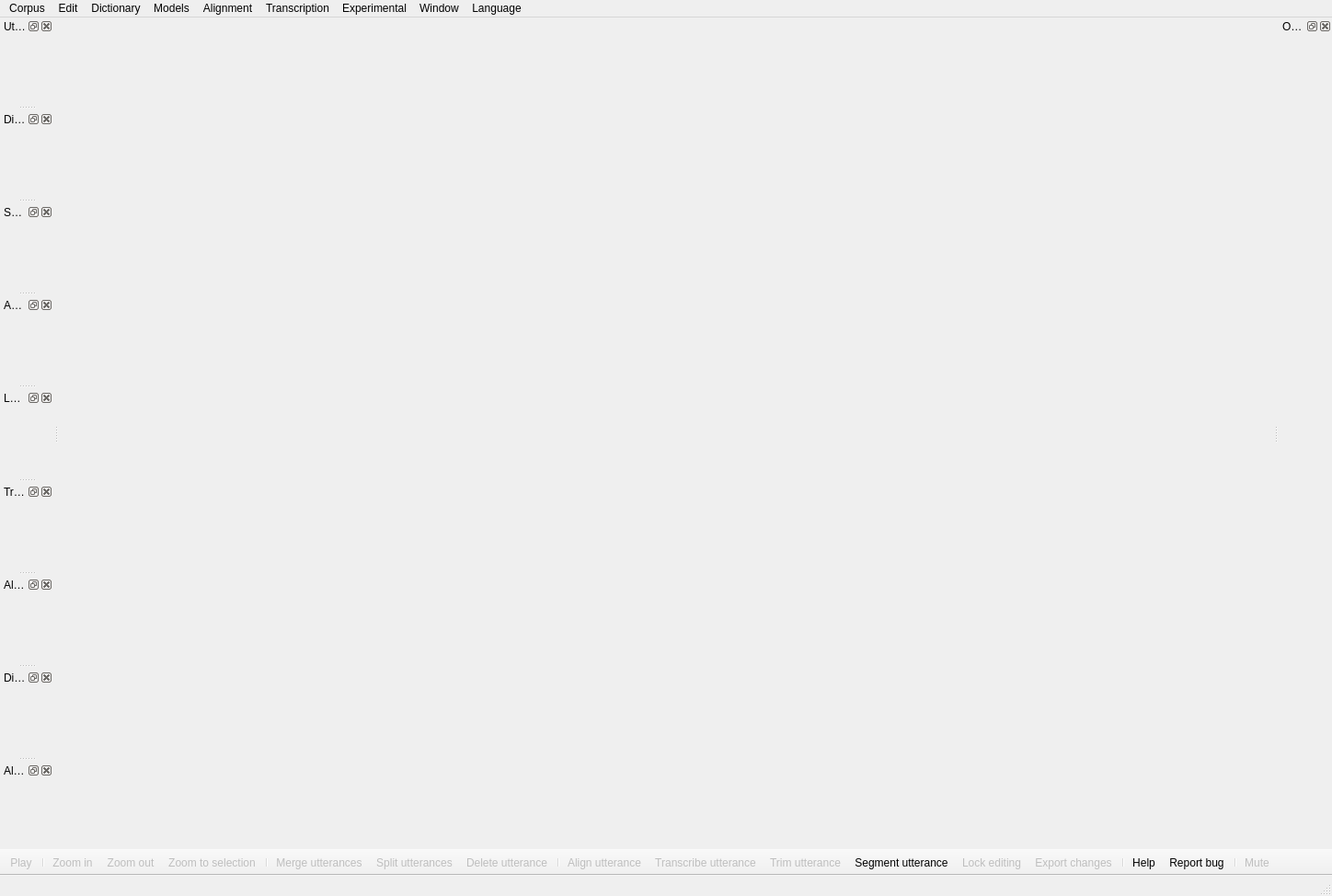
<?xml version="1.0" encoding="UTF-8"?>
<ui version="4.0">
 <class>MainWindow</class>
 <widget class="QMainWindow" name="MainWindow">
  <property name="geometry">
   <rect>
    <x>0</x>
    <y>0</y>
    <width>1448</width>
    <height>974</height>
   </rect>
  </property>
  <property name="windowTitle">
   <string>MFA Anchor</string>
  </property>
  <property name="windowIcon">
   <iconset resource="resources.qrc">
    <normaloff>:/anchor-yellow.svg</normaloff>:/anchor-yellow.svg</iconset>
  </property>
  <property name="styleSheet">
   <string notr="true"/>
  </property>
  <property name="animated">
   <bool>true</bool>
  </property>
  <property name="documentMode">
   <bool>false</bool>
  </property>
  <property name="dockOptions">
   <set>QMainWindow::AllowTabbedDocks|QMainWindow::AnimatedDocks|QMainWindow::ForceTabbedDocks|QMainWindow::VerticalTabs</set>
  </property>
  <widget class="QWidget" name="centralwidget">
   <layout class="QVBoxLayout" name="verticalLayout_4">
    <property name="spacing">
     <number>0</number>
    </property>
    <property name="leftMargin">
     <number>0</number>
    </property>
    <property name="topMargin">
     <number>0</number>
    </property>
    <property name="rightMargin">
     <number>0</number>
    </property>
    <property name="bottomMargin">
     <number>0</number>
    </property>
    <item>
     <widget class="UtteranceDetailWidget" name="utteranceDetailWidget" native="true"/>
    </item>
    <item>
     <widget class="TitleScreen" name="titleScreen" native="true"/>
    </item>
    <item>
     <widget class="LoadingScreen" name="loadingScreen" native="true"/>
    </item>
   </layout>
  </widget>
  <widget class="QMenuBar" name="menubar">
   <property name="geometry">
    <rect>
     <x>0</x>
     <y>0</y>
     <width>1448</width>
     <height>21</height>
    </rect>
   </property>
   <widget class="QMenu" name="menuCorpus">
    <property name="title">
     <string>Corpus</string>
    </property>
    <widget class="QMenu" name="loadRecentCorpusMenu">
     <property name="title">
      <string>Load a recent corpus</string>
     </property>
     <addaction name="separator"/>
    </widget>
    <addaction name="loadCorpusAct"/>
    <addaction name="loadRecentCorpusMenu"/>
    <addaction name="openCorpusManagerAct"/>
    <addaction name="separator"/>
    <addaction name="reloadCorpusAct"/>
    <addaction name="exportFilesAct"/>
    <addaction name="separator"/>
    <addaction name="closeCurrentCorpusAct"/>
    <addaction name="separator"/>
    <addaction name="separator"/>
    <addaction name="exitAct"/>
    <addaction name="separator"/>
   </widget>
   <widget class="QMenu" name="menuEdit">
    <property name="title">
     <string>Edit</string>
    </property>
    <addaction name="changeTemporaryDirectoryAct"/>
    <addaction name="openPreferencesAct"/>
    <addaction name="separator"/>
    <addaction name="lockEditAct"/>
   </widget>
   <widget class="QMenu" name="menuDictionary">
    <property name="title">
     <string>Dictionary</string>
    </property>
    <widget class="QMenu" name="mfaDictionaryMenu">
     <property name="title">
      <string>Load a saved dictionary</string>
     </property>
     <addaction name="separator"/>
    </widget>
    <widget class="QMenu" name="menuDownload_dictionary">
     <property name="title">
      <string>Download dictionary</string>
     </property>
     <addaction name="separator"/>
    </widget>
    <addaction name="loadDictionaryAct"/>
    <addaction name="mfaDictionaryMenu"/>
    <addaction name="menuDownload_dictionary"/>
    <addaction name="separator"/>
    <addaction name="saveDictionaryAct"/>
    <addaction name="revertDictionaryAct"/>
    <addaction name="closeDictionaryAct"/>
   </widget>
   <widget class="QMenu" name="menuWindow">
    <property name="title">
     <string>Window</string>
    </property>
   </widget>
   <widget class="QMenu" name="menuModels">
    <property name="title">
     <string>Models</string>
    </property>
    <widget class="QMenu" name="acousticModelMenu">
     <property name="title">
      <string>Load acoustic model</string>
     </property>
     <addaction name="loadAcousticModelAct"/>
     <addaction name="separator"/>
    </widget>
    <widget class="QMenu" name="g2pMenu">
     <property name="title">
      <string>Load G2P model</string>
     </property>
     <addaction name="loadG2PModelAct"/>
     <addaction name="separator"/>
    </widget>
    <widget class="QMenu" name="ivectorExtractorMenu">
     <property name="title">
      <string>Load ivector extractor</string>
     </property>
     <addaction name="loadIvectorExtractorAct"/>
     <addaction name="separator"/>
    </widget>
    <widget class="QMenu" name="languageModelMenu">
     <property name="title">
      <string>Load language model</string>
     </property>
     <addaction name="loadLanguageModelAct"/>
     <addaction name="separator"/>
    </widget>
    <widget class="QMenu" name="menuDownload_acoustic_model">
     <property name="title">
      <string>Download acoustic model</string>
     </property>
     <addaction name="separator"/>
    </widget>
    <widget class="QMenu" name="menuDownload_ivector_extractor">
     <property name="title">
      <string>Download ivector extractor</string>
     </property>
     <addaction name="separator"/>
    </widget>
    <widget class="QMenu" name="menuDownload_language_model">
     <property name="title">
      <string>Download language model</string>
     </property>
     <addaction name="separator"/>
    </widget>
    <widget class="QMenu" name="menuDownload_G2P_model">
     <property name="title">
      <string>Download G2P model</string>
     </property>
     <addaction name="separator"/>
    </widget>
    <widget class="QMenu" name="vadModelMenu">
     <property name="title">
      <string>Load VAD model</string>
     </property>
     <addaction name="speechbrainVadAct"/>
     <addaction name="kaldiVadAct"/>
    </widget>
    <addaction name="acousticModelMenu"/>
    <addaction name="menuDownload_acoustic_model"/>
    <addaction name="closeAcousticModelAct"/>
    <addaction name="separator"/>
    <addaction name="g2pMenu"/>
    <addaction name="menuDownload_G2P_model"/>
    <addaction name="closeG2PAct"/>
    <addaction name="separator"/>
    <addaction name="languageModelMenu"/>
    <addaction name="menuDownload_language_model"/>
    <addaction name="closeLanguageModelAct"/>
    <addaction name="separator"/>
    <addaction name="ivectorExtractorMenu"/>
    <addaction name="menuDownload_ivector_extractor"/>
    <addaction name="closeIvectorExtractorAct"/>
    <addaction name="separator"/>
    <addaction name="vadModelMenu"/>
   </widget>
   <widget class="QMenu" name="menuAlignment">
    <property name="title">
     <string>Alignment</string>
    </property>
    <addaction name="loadReferenceAlignmentsAct"/>
    <addaction name="selectMappingFileAct"/>
    <addaction name="evaluateAlignmentsAct"/>
   </widget>
   <widget class="QMenu" name="menuTranscription">
    <property name="title">
     <string>Transcription</string>
    </property>
    <addaction name="transcribeCorpusAct"/>
   </widget>
   <widget class="QMenu" name="menuExperimental">
    <property name="title">
     <string>Experimental</string>
    </property>
    <addaction name="find_duplicates_action"/>
    <addaction name="cluster_utterances_action"/>
    <addaction name="classify_speakers_action"/>
   </widget>
   <widget class="QMenu" name="menuLanguage">
    <property name="title">
     <string>Language</string>
    </property>
   </widget>
   <addaction name="menuCorpus"/>
   <addaction name="menuEdit"/>
   <addaction name="menuDictionary"/>
   <addaction name="menuModels"/>
   <addaction name="menuAlignment"/>
   <addaction name="menuTranscription"/>
   <addaction name="menuExperimental"/>
   <addaction name="menuWindow"/>
   <addaction name="menuLanguage"/>
  </widget>
  <widget class="QStatusBar" name="statusbar"/>
  <widget class="QDockWidget" name="utteranceDockWidget">
   <property name="features">
    <set>QDockWidget::DockWidgetClosable|QDockWidget::DockWidgetFloatable|QDockWidget::DockWidgetMovable</set>
   </property>
   <property name="windowTitle">
    <string>Utterances</string>
   </property>
   <attribute name="dockWidgetArea">
    <number>1</number>
   </attribute>
   <widget class="UtteranceListWidget" name="utteranceListWidget"/>
  </widget>
  <widget class="QDockWidget" name="dictionaryDockWidget">
   <property name="windowTitle">
    <string>Dictionary</string>
   </property>
   <attribute name="dockWidgetArea">
    <number>1</number>
   </attribute>
   <widget class="DictionaryWidget" name="dictionaryWidget"/>
  </widget>
  <widget class="QDockWidget" name="speakerDockWidget">
   <property name="windowTitle">
    <string>Speakers</string>
   </property>
   <attribute name="dockWidgetArea">
    <number>1</number>
   </attribute>
   <widget class="SpeakerWidget" name="speakerWidget"/>
  </widget>
  <widget class="QToolBar" name="toolBar">
   <property name="enabled">
    <bool>true</bool>
   </property>
   <property name="sizePolicy">
    <sizepolicy hsizetype="Preferred" vsizetype="Fixed">
     <horstretch>1</horstretch>
     <verstretch>0</verstretch>
    </sizepolicy>
   </property>
   <property name="acceptDrops">
    <bool>false</bool>
   </property>
   <property name="windowTitle">
    <string>toolBar</string>
   </property>
   <property name="movable">
    <bool>false</bool>
   </property>
   <property name="allowedAreas">
    <set>Qt::BottomToolBarArea</set>
   </property>
   <property name="iconSize">
    <size>
     <width>25</width>
     <height>25</height>
    </size>
   </property>
   <property name="floatable">
    <bool>false</bool>
   </property>
   <attribute name="toolBarArea">
    <enum>BottomToolBarArea</enum>
   </attribute>
   <attribute name="toolBarBreak">
    <bool>false</bool>
   </attribute>
   <addaction name="playAct"/>
   <addaction name="separator"/>
   <addaction name="zoomInAct"/>
   <addaction name="zoomOutAct"/>
   <addaction name="zoomToSelectionAct"/>
   <addaction name="separator"/>
   <addaction name="mergeUtterancesAct"/>
   <addaction name="splitUtterancesAct"/>
   <addaction name="deleteUtterancesAct"/>
   <addaction name="separator"/>
   <addaction name="alignUtteranceAct"/>
   <addaction name="transcribeUtteranceAct"/>
   <addaction name="trimUtteranceAct"/>
   <addaction name="segmentUtteranceAct"/>
   <addaction name="lockEditAct"/>
   <addaction name="exportFilesAct"/>
   <addaction name="separator"/>
   <addaction name="getHelpAct"/>
   <addaction name="reportBugAct"/>
   <addaction name="separator"/>
   <addaction name="muteAct"/>
  </widget>
  <widget class="QDockWidget" name="acousticModelDockWidget">
   <property name="windowTitle">
    <string>Acoustic model</string>
   </property>
   <attribute name="dockWidgetArea">
    <number>1</number>
   </attribute>
   <widget class="AcousticModelWidget" name="acousticModelWidget"/>
  </widget>
  <widget class="QDockWidget" name="languageModelDockWidget">
   <property name="windowTitle">
    <string>Language model</string>
   </property>
   <attribute name="dockWidgetArea">
    <number>1</number>
   </attribute>
   <widget class="LanguageModelWidget" name="languageModelWidget"/>
  </widget>
  <widget class="QDockWidget" name="transcriptionDockWidget">
   <property name="windowTitle">
    <string>Transcription</string>
   </property>
   <attribute name="dockWidgetArea">
    <number>1</number>
   </attribute>
   <widget class="TranscriberWidget" name="transcriptionWidget"/>
  </widget>
  <widget class="QDockWidget" name="alignmentDockWidget">
   <property name="enabled">
    <bool>true</bool>
   </property>
   <property name="allowedAreas">
    <set>Qt::AllDockWidgetAreas</set>
   </property>
   <property name="windowTitle">
    <string>Alignment</string>
   </property>
   <attribute name="dockWidgetArea">
    <number>1</number>
   </attribute>
   <widget class="AlignmentWidget" name="alignmentWidget"/>
  </widget>
  <widget class="QDockWidget" name="oovDockWidget">
   <property name="windowTitle">
    <string>OOVs</string>
   </property>
   <attribute name="dockWidgetArea">
    <number>2</number>
   </attribute>
   <widget class="OovWidget" name="oovWidget"/>
  </widget>
  <widget class="QDockWidget" name="diarizationDockWidget">
   <property name="windowTitle">
    <string>Diarization</string>
   </property>
   <attribute name="dockWidgetArea">
    <number>1</number>
   </attribute>
   <widget class="DiarizationWidget" name="diarizationWidget"/>
  </widget>
  <widget class="QDockWidget" name="alignmentAnalysisDockWidget">
   <property name="windowTitle">
    <string>Alignment analysis</string>
   </property>
   <attribute name="dockWidgetArea">
    <number>1</number>
   </attribute>
   <widget class="AlignmentAnalysisWidget" name="alignmentAnalysisWidget"/>
  </widget>
  <action name="loadCorpusAct">
   <property name="text">
    <string>Load a corpus</string>
   </property>
  </action>
  <action name="closeCurrentCorpusAct">
   <property name="enabled">
    <bool>false</bool>
   </property>
   <property name="text">
    <string>Close current corpus</string>
   </property>
  </action>
  <action name="changeTemporaryDirectoryAct">
   <property name="text">
    <string>Change temporary directory</string>
   </property>
  </action>
  <action name="openPreferencesAct">
   <property name="text">
    <string>Preferences...</string>
   </property>
  </action>
  <action name="loadDictionaryAct">
   <property name="text">
    <string>Choose a dictionary...</string>
   </property>
  </action>
  <action name="loadAcousticModelAct">
   <property name="text">
    <string>Choose a model...</string>
   </property>
  </action>
  <action name="loadG2PModelAct">
   <property name="text">
    <string>Choose a model...</string>
   </property>
  </action>
  <action name="playAct">
   <property name="checkable">
    <bool>true</bool>
   </property>
   <property name="enabled">
    <bool>false</bool>
   </property>
   <property name="icon">
    <iconset theme="media-playback-start"/>
   </property>
   <property name="text">
    <string>Play</string>
   </property>
   <property name="autoRepeat">
    <bool>false</bool>
   </property>
  </action>
  <action name="muteAct">
   <property name="checkable">
    <bool>true</bool>
   </property>
   <property name="enabled">
    <bool>false</bool>
   </property>
   <property name="icon">
    <iconset theme="audio-volume-muted"/>
   </property>
   <property name="text">
    <string>Mute</string>
   </property>
  </action>
  <action name="zoomInAct">
   <property name="enabled">
    <bool>false</bool>
   </property>
   <property name="icon">
    <iconset theme="zoom-in"/>
   </property>
   <property name="text">
    <string>Zoom in</string>
   </property>
   <property name="shortcut">
    <string>Ctrl+I</string>
   </property>
  </action>
  <action name="zoomOutAct">
   <property name="enabled">
    <bool>false</bool>
   </property>
   <property name="icon">
    <iconset theme="zoom-out"/>
   </property>
   <property name="text">
    <string>Zoom out</string>
   </property>
   <property name="shortcut">
    <string>Ctrl+O</string>
   </property>
  </action>
  <action name="mergeUtterancesAct">
   <property name="enabled">
    <bool>false</bool>
   </property>
   <property name="icon">
    <iconset theme="format-justify-center"/>
   </property>
   <property name="text">
    <string>Merge utterances</string>
   </property>
   <property name="shortcut">
    <string>Ctrl+M</string>
   </property>
  </action>
  <action name="splitUtterancesAct">
   <property name="enabled">
    <bool>false</bool>
   </property>
   <property name="icon">
    <iconset theme="format-justify-fill"/>
   </property>
   <property name="text">
    <string>Split utterances</string>
   </property>
  </action>
  <action name="deleteUtterancesAct">
   <property name="enabled">
    <bool>false</bool>
   </property>
   <property name="icon">
    <iconset theme="edit-delete"/>
   </property>
   <property name="text">
    <string>Delete utterance</string>
   </property>
   <property name="shortcut">
    <string>Del</string>
   </property>
  </action>
  <action name="revertDictionaryAct">
   <property name="enabled">
    <bool>false</bool>
   </property>
   <property name="icon">
    <iconset theme="edit-book-undo"/>
   </property>
   <property name="text">
    <string>Revert dictionary changes</string>
   </property>
  </action>
  <action name="addSpeakerAct">
   <property name="enabled">
    <bool>false</bool>
   </property>
   <property name="icon">
    <iconset theme="contact-new"/>
   </property>
   <property name="text">
    <string>Add new speaker</string>
   </property>
  </action>
  <action name="getHelpAct">
   <property name="icon">
    <iconset theme="help-about"/>
   </property>
   <property name="text">
    <string>Help</string>
   </property>
  </action>
  <action name="reportBugAct">
   <property name="icon">
    <iconset theme="mail-forward"/>
   </property>
   <property name="text">
    <string>Report bug</string>
   </property>
  </action>
  <action name="exitAct">
   <property name="icon">
    <iconset theme="process-stop"/>
   </property>
   <property name="text">
    <string>Exit</string>
   </property>
  </action>
  <action name="cancelCorpusLoadAct">
   <property name="icon">
    <iconset theme="process-stop"/>
   </property>
   <property name="text">
    <string>Cancel loading corpus</string>
   </property>
  </action>
  <action name="loadIvectorExtractorAct">
   <property name="text">
    <string>Choose a model...</string>
   </property>
  </action>
  <action name="loadLanguageModelAct">
   <property name="text">
    <string>Choose a model...</string>
   </property>
  </action>
  <action name="panLeftAct">
   <property name="enabled">
    <bool>false</bool>
   </property>
   <property name="icon">
    <iconset theme="media-seek-backward"/>
   </property>
   <property name="text">
    <string>Pan left</string>
   </property>
  </action>
  <action name="panRightAct">
   <property name="enabled">
    <bool>false</bool>
   </property>
   <property name="icon">
    <iconset theme="media-seek-forward"/>
   </property>
   <property name="text">
    <string>Pan right</string>
   </property>
  </action>
  <action name="searchAct">
   <property name="enabled">
    <bool>false</bool>
   </property>
   <property name="icon">
    <iconset theme="edit-find"/>
   </property>
   <property name="text">
    <string>Search corpus</string>
   </property>
  </action>
  <action name="changeVolumeAct">
   <property name="text">
    <string>Change volume</string>
   </property>
  </action>
  <action name="changeSpeakerAct">
   <property name="enabled">
    <bool>false</bool>
   </property>
   <property name="text">
    <string>Change speaker</string>
   </property>
  </action>
  <action name="saveDictionaryAct">
   <property name="enabled">
    <bool>false</bool>
   </property>
   <property name="icon">
    <iconset theme="edit-book-save"/>
   </property>
   <property name="text">
    <string>Save dictionary</string>
   </property>
  </action>
  <action name="closeDictionaryAct">
   <property name="enabled">
    <bool>false</bool>
   </property>
   <property name="text">
    <string>Close dictionary</string>
   </property>
  </action>
  <action name="closeAcousticModelAct">
   <property name="enabled">
    <bool>false</bool>
   </property>
   <property name="text">
    <string>Close acoustic model</string>
   </property>
  </action>
  <action name="closeG2PAct">
   <property name="enabled">
    <bool>false</bool>
   </property>
   <property name="text">
    <string>Close G2P model</string>
   </property>
  </action>
  <action name="closeIvectorExtractorAct">
   <property name="enabled">
    <bool>false</bool>
   </property>
   <property name="text">
    <string>Close ivector extractor</string>
   </property>
  </action>
  <action name="closeLanguageModelAct">
   <property name="enabled">
    <bool>false</bool>
   </property>
   <property name="text">
    <string>Close language model</string>
   </property>
  </action>
  <action name="transcribeCorpusAct">
   <property name="enabled">
    <bool>false</bool>
   </property>
   <property name="text">
    <string>Transcribe corpus</string>
   </property>
  </action>
  <action name="alignCorpusAct">
   <property name="text">
    <string>Align corpus</string>
   </property>
  </action>
  <action name="loadReferenceAlignmentsAct">
   <property name="text">
    <string>Load reference alignments</string>
   </property>
  </action>
  <action name="selectMappingFileAct">
   <property name="text">
    <string>Select custom mapping file</string>
   </property>
  </action>
  <action name="evaluateAlignmentsAct">
   <property name="text">
    <string>Evaluate alignments</string>
   </property>
  </action>
  <action name="exportFilesAct">
   <property name="enabled">
    <bool>false</bool>
   </property>
   <property name="icon">
    <iconset theme="document-save"/>
   </property>
   <property name="text">
    <string>Export changes</string>
   </property>
   <property name="toolTip">
    <string>Export changes to original files</string>
   </property>
  </action>
  <action name="lockEditAct">
   <property name="checkable">
    <bool>true</bool>
   </property>
   <property name="enabled">
    <bool>false</bool>
   </property>
   <property name="icon">
    <iconset theme="edit-lock"/>
   </property>
   <property name="text">
    <string>Lock editing</string>
   </property>
  </action>
  <action name="alignUtteranceAct">
   <property name="enabled">
    <bool>false</bool>
   </property>
   <property name="icon">
    <iconset theme="edit-magic"/>
   </property>
   <property name="text">
    <string>Align utterance</string>
   </property>
   <property name="toolTip">
    <string>Align the current utterance</string>
   </property>
  </action>
  <action name="trimUtteranceAct">
   <property name="enabled">
    <bool>false</bool>
   </property>
   <property name="icon">
    <iconset theme="edit-scissors"/>
   </property>
   <property name="text">
    <string>Trim utterance</string>
   </property>
   <property name="toolTip">
    <string>Trim the current utterance</string>
   </property>
  </action>
  <action name="reloadCorpusAct">
   <property name="text">
    <string>Reload corpus text from disk</string>
   </property>
  </action>
  <action name="zoomToSelectionAct">
   <property name="enabled">
    <bool>false</bool>
   </property>
   <property name="icon">
    <iconset theme="zoom-fit-best"/>
   </property>
   <property name="text">
    <string>Zoom to selection</string>
   </property>
  </action>
  <action name="oovsOnlyAct">
   <property name="checkable">
    <bool>true</bool>
   </property>
   <property name="icon">
    <iconset theme="tools-check-spelling"/>
   </property>
   <property name="text">
    <string>OOVs Only</string>
   </property>
  </action>
  <action name="diarizeSpeakersAct">
   <property name="text">
    <string>Calculate ivectors</string>
   </property>
  </action>
  <action name="find_duplicates_action">
   <property name="text">
    <string>Find duplicate utterances</string>
   </property>
  </action>
  <action name="cluster_utterances_action">
   <property name="text">
    <string>Cluster utterances</string>
   </property>
  </action>
  <action name="classify_speakers_action">
   <property name="text">
    <string>Classify speakers</string>
   </property>
  </action>
  <action name="segmentUtteranceAct">
   <property name="icon">
    <iconset theme="format-justify-fill"/>
   </property>
   <property name="text">
    <string>Segment utterance</string>
   </property>
   <property name="toolTip">
    <string>Split an utterance into VAD-based segments</string>
   </property>
  </action>
  <action name="openCorpusManagerAct">
   <property name="text">
    <string>Manage corpora...</string>
   </property>
   <property name="toolTip">
    <string>Manage corpora and models</string>
   </property>
  </action>
  <action name="verifyTranscriptsAct">
   <property name="text">
    <string>Verify transcripts</string>
   </property>
   <property name="toolTip">
    <string>Verify transcripts</string>
   </property>
  </action>
  <action name="transcribeUtteranceAct">
   <property name="enabled">
    <bool>false</bool>
   </property>
   <property name="icon">
    <iconset theme="edit-pen"/>
   </property>
   <property name="text">
    <string>Transcribe utterance</string>
   </property>
   <property name="toolTip">
    <string>Transcribe the current utterance</string>
   </property>
  </action>
  <action name="actionLoad_VAD_model">
   <property name="text">
    <string>Load VAD model</string>
   </property>
  </action>
  <action name="speechbrainVadAct">
   <property name="checkable">
    <bool>true</bool>
   </property>
   <property name="enabled">
    <bool>false</bool>
   </property>
   <property name="text">
    <string>speechbrain</string>
   </property>
  </action>
  <action name="kaldiVadAct">
   <property name="checkable">
    <bool>true</bool>
   </property>
   <property name="text">
    <string>kaldi</string>
   </property>
  </action>
 </widget>
 <customwidgets>
  <customwidget>
   <class>LoadingScreen</class>
   <extends>QWidget</extends>
   <header>anchor.widgets</header>
   <container>1</container>
  </customwidget>
  <customwidget>
   <class>TitleScreen</class>
   <extends>QWidget</extends>
   <header>anchor.widgets</header>
   <container>1</container>
  </customwidget>
  <customwidget>
   <class>UtteranceDetailWidget</class>
   <extends>QWidget</extends>
   <header>anchor.widgets</header>
   <container>1</container>
  </customwidget>
  <customwidget>
   <class>UtteranceListWidget</class>
   <extends>QWidget</extends>
   <header>anchor.widgets</header>
   <container>1</container>
  </customwidget>
  <customwidget>
   <class>SpeakerWidget</class>
   <extends>QWidget</extends>
   <header>anchor.widgets</header>
   <container>1</container>
  </customwidget>
  <customwidget>
   <class>DictionaryWidget</class>
   <extends>QWidget</extends>
   <header>anchor.widgets</header>
   <container>1</container>
  </customwidget>
  <customwidget>
   <class>AcousticModelWidget</class>
   <extends>QWidget</extends>
   <header>anchor.widgets</header>
   <container>1</container>
  </customwidget>
  <customwidget>
   <class>LanguageModelWidget</class>
   <extends>QWidget</extends>
   <header>anchor.widgets</header>
   <container>1</container>
  </customwidget>
  <customwidget>
   <class>TranscriberWidget</class>
   <extends>QWidget</extends>
   <header>anchor.widgets</header>
   <container>1</container>
  </customwidget>
  <customwidget>
   <class>AlignmentWidget</class>
   <extends>QWidget</extends>
   <header location="global">anchor.widgets</header>
   <container>1</container>
  </customwidget>
  <customwidget>
   <class>OovWidget</class>
   <extends>QWidget</extends>
   <header>anchor.widgets</header>
   <container>1</container>
  </customwidget>
  <customwidget>
   <class>DiarizationWidget</class>
   <extends>QWidget</extends>
   <header>anchor.widgets</header>
   <container>1</container>
  </customwidget>
  <customwidget>
   <class>AlignmentAnalysisWidget</class>
   <extends>QWidget</extends>
   <header>anchor.widgets</header>
   <container>1</container>
  </customwidget>
 </customwidgets>
 <resources>
  <include location="resources.qrc"/>
 </resources>
 <connections/>
</ui>
